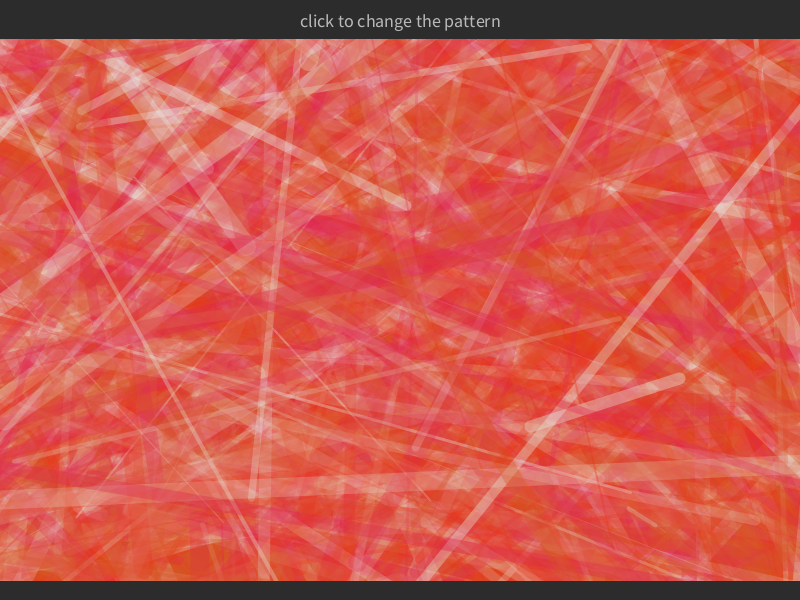
Frame 1 (no input)
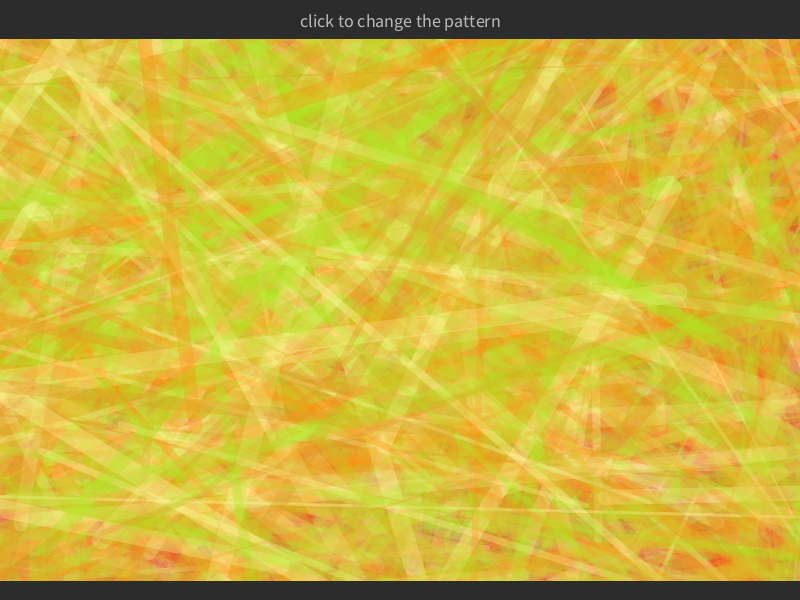
Frame 2 (the mouse pressed at the canvas centre, redrawn once)

The Processing sketch that drew these frames (run headless with seeded random() and noise(); the mouse was pressed at the canvas centre and the sketch redrawn once):

// Processing sketch: processing_109701
// ── processing_109701.pde

// This sketch uses  tints of the three primary colors 
// to dynamically draw random lines, with random colours 
// within one hue, with random level of transparency also.
// On mouse's click, the sketch is redrawn and a new pattern is shown.
// The final result, kinda remind me of the crystals from 
// superman's solitude's fortress. =)


// colours patterns
color[] blues = {#518BD1, #6338E8, #8AE8E1, #1ADEC3, #835ADE};
color[] reds = {#DE624E, #D65322, #E7E8E1, #E83316, #DE2753};
color[] yellows = {#FFFA9F, #D6C52D, #FF8E0F, #ABE821, #DE9927};
color[][] colours = {blues, reds, yellows};

// picking random color pattern. Within draw() this will be used
color[] currentColours = colours[int(random(3))];
float counter = 0;

void setup() {
  size(800, 600);
  background(currentColours[int(random(0,5))]);
  noLoop();
}

void draw() {    
  
  // loop
   while(counter < 1000){
      fill(currentColours[int(random(0,5))]);
      stroke(currentColours[int(random(0,5))], random(20,100));
      strokeWeight(int(random(21)));
      //noStroke();
      line(int(random(-width/2, width*1.2)), int(random(-height/2, height*1.2)), 
               int(random(-width/2, width*1.2)), int(random(-height/2, height*1.2)));
      
      counter += random(-1, +2);
   } 
  fill(#2C2C2C);
  noStroke();
  rect(-1, -1, width+2, 40);
  rect(-1, height-19, width+2, 20);
  fill(#B9B9B9);
  textSize(18);
  textAlign(CENTER, CENTER);
  text("click to change the pattern", 400, 20);  
}

void mousePressed()
{
  currentColours = colours[int(random(3))];
  counter = 0;
  redraw();
}
